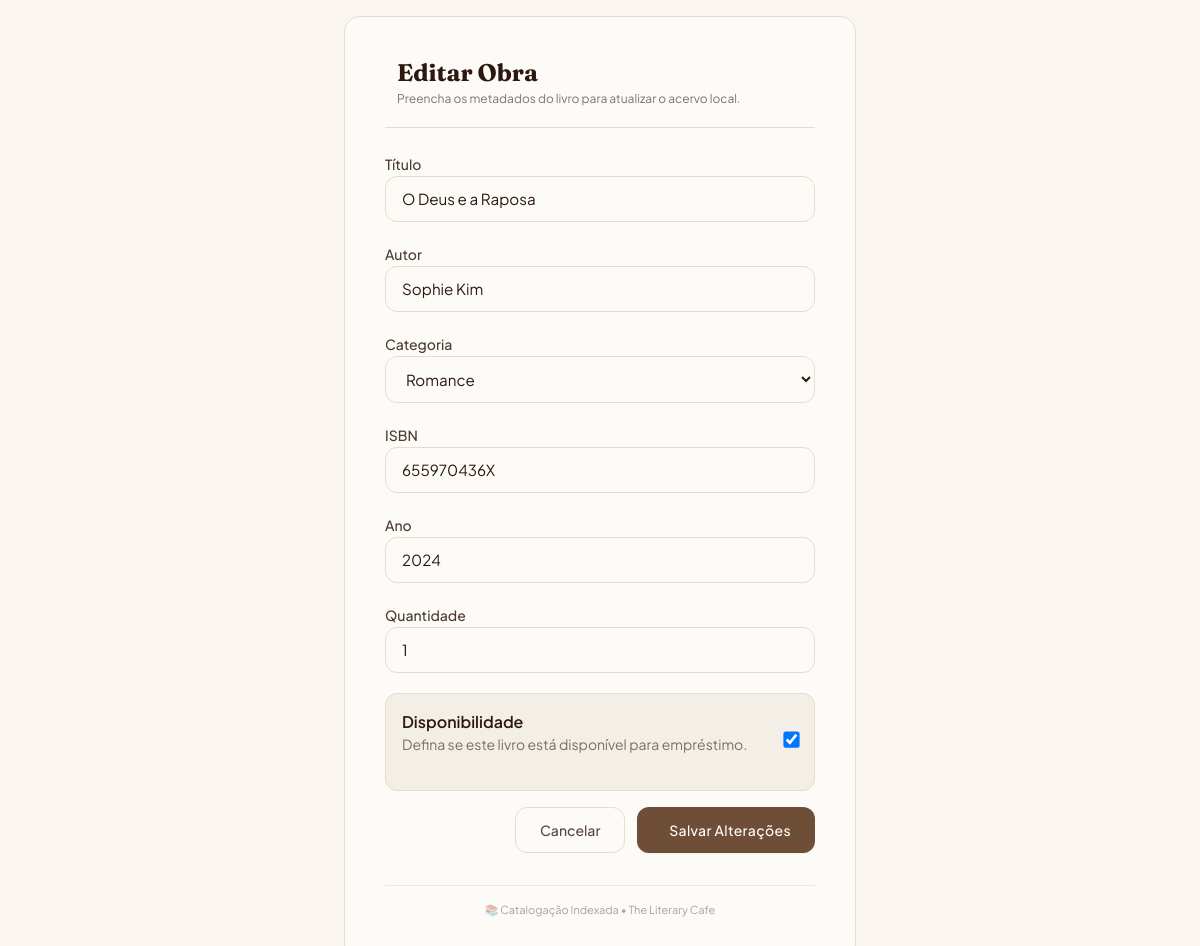
The app's page /editar/4/ (signed in) with its own data.
### livros/models.py (models this page shows, shortened)
class Livro(models.Model):
    CATEGORIA_CHOICES = [
        ('FICCAO', 'Ficção'),
        ('ROMANCE', 'Romance'),
        ('TECNICO', 'Técnico'),
        ('BIOGRAFIA', 'Biografia'),
        ('OUTROS', 'Outros'),
    ]
    titulo = models.CharField(max_length=100)
    autor = models.CharField(max_length=100)
    categoria = models.CharField(
        max_length=50,
        choices=CATEGORIA_CHOICES,
        default='OUTROS'
    )
    isbn = models.CharField(max_length=20)
    ano = models.IntegerField()
    quantidade = models.IntegerField(default=1)
    disponivel = models.BooleanField(default=True)
    emprestado_para = models.CharField(max_length=100, blank=True, null=True)
    data_emprestimo = models.DateField(blank=True, null=True)

### livros/views.py (the view)
@login_required
def editar_livro(request, pk):
    livro = get_object_or_404(
        Livro,
        pk=pk
    )
    if request.method == 'POST':
        form = LivroForm(
            request.POST,
            instance=livro
        )
        if form.is_valid():
            form.save()
            return redirect('lista_livros')
    else:
        form = LivroForm(
            instance=livro
        )
    return render(
        request,
        'livros/form.html',
        {'form': form}
    )

### livros/templates/livros/form.html (shortened to what this page needs)
<!DOCTYPE html>
<html lang="pt-BR">
<head>
    <script src="https://cdn.tailwindcss.com"></script>
</head>
<body class="font-sans-cozy min-h-screen flex items-center justify-center p-4">
    <div class="max-w-lg w-full bg-[#FDFBF7] border border-[#E6DEC9] rounded-2xl p-8 md:p-10 shadow-sm transition-all hover:shadow-md">
        <header class="border-b border-[#E6DEC9] pb-5 mb-6">
            <div class="flex items-center gap-3">
                <div>
                    <h1 class="font-serif-cozy text-2xl font-bold text-[#2C1810]">
                        {% if form.instance.pk %}Editar Obra{% else %}Novo Registro{% endif %}
                    </h1>
                    <p class="text-xs text-[#2C1810]/60 mt-0.5">
                        Preencha os metadados do livro para atualizar o acervo local.
                    </p>
                </div>
            </div>
        </header>
        <form method="POST" class="django-form">
            <div class="space-y-5">
                <div>
                    <label>Título</label>
                    {{ form.titulo }}
                </div>
                <div>
                    <label>Autor</label>
                    {{ form.autor }}
                </div>
                <div>
                    <label>Categoria</label>
                    {{ form.categoria }}
                </div>
                <div>
                    <label>ISBN</label>
                    {{ form.isbn }}
                </div>
                <div>
                    <label>Ano</label>
                    {{ form.ano }}
                </div>
                <div>
                    <label>Quantidade</label>
                    {{ form.quantidade }}
                </div>
    <div class="bg-[#F4EFE6] border border-[#E6DEC9] rounded-xl p-4">
        <div class="flex items-center justify-between">
            <div>
                <h4 class="font-semibold text-[#2C1810]">
                    Disponibilidade
                </h4>
                <p class="text-sm text-[#2C1810]/60">
                    Defina se este livro está disponível para empréstimo.
                </p>
            </div>
            <div class="scale-125">
                {{ form.disponivel }}
            </div>
        </div>
    </div>
            </div>
            <div class="pt-4 flex flex-col sm:flex-row-reverse gap-3">
                <button type="submit"
                        class="w-full sm:w-auto px-6 py-3 bg-[#6F4E37] text-white font-medium rounded-xl shadow-sm hover:bg-[#2C1810] active:scale-[0.98] transition-all tracking-wide text-sm flex items-center justify-center gap-2">
                     Salvar Alterações
                </button>
                <a href="{% url 'lista_livros' %}"
                   class="w-full sm:w-auto px-6 py-3 bg-transparent hover:bg-[#F4EFE6] border border-[#E6DEC9] text-[#2C1810]/80 hover:text-[#2C1810] font-medium rounded-xl transition-all text-sm flex items-center justify-center">
                    Cancelar
                </a>
            </div>
        </form>
        <div class="mt-8 pt-4 border-t border-[#E6DEC9]/60 text-[11px] text-[#2C1810]/40 text-center">
            📚 Catalogação Indexada • The Literary Cafe
        </div>
    </div>
</body>
</html>

### livros/templates/livros/form.html (style rules this page uses)
.font-serif-cozy { font-family: 'Fraunces', serif; }
.font-sans-cozy { font-family: 'Plus Jakarta Sans', sans-serif; }
body { background-color: #FBF7F0; color: #2C1810; }
.django-form p { margin-bottom: 1.25rem; display: flex; flex-direction: column; gap: 0.375rem; }
.django-form label { font-size: 0.875rem; font-weight: 500; color: #2C1810; opacity: 0.85; }
.django-form input, .django-form select, .django-form textarea { width: 100%; padding: 0.75rem 1rem; background-color: #FDFBF7; border: 1px solid #E6DEC9; border-radius: 0.75rem; color: #2C1810; font-size: 0.95rem; transition: all 0.2s; }

### records on screen
Livro: titulo "O Deus e a Raposa", autor "Sophie Kim", categoria "Romance", isbn "655970436X", ano "2024", quantidade "1", disponivel "☑"
